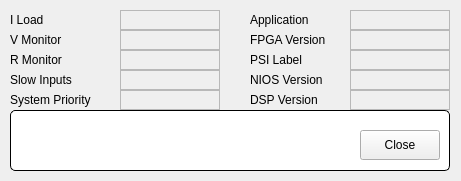
<?xml version="1.0" encoding="UTF-8"?>
<ui version="4.0">
 <class>FormCorrectorsReadings</class>
 <widget class="QMainWindow" name="FormCorrectorsReadings">
  <property name="geometry">
   <rect>
    <x>0</x>
    <y>0</y>
    <width>461</width>
    <height>181</height>
   </rect>
  </property>
  <property name="windowTitle">
   <string>Correctors Readings</string>
  </property>
  <widget class="QWidget" name="centralwidget">
   <widget class="QGroupBox" name="titleGroupBox_2">
    <property name="geometry">
     <rect>
      <x>10</x>
      <y>110</y>
      <width>440</width>
      <height>61</height>
     </rect>
    </property>
    <property name="styleSheet">
     <string notr="true">QGroupBox {
	background-color: rgb(255, 255, 255);
    border: 1px solid black;
    border-radius: 5px;
    margin-top: 0.5em;
}

QGroupBox::title {
    subcontrol-origin: margin;
    left: 10px;
    padding: 0 3px 0 3px;
}</string>
    </property>
    <property name="title">
     <string/>
    </property>
    <widget class="QPushButton" name="btnClose">
     <property name="geometry">
      <rect>
       <x>350</x>
       <y>20</y>
       <width>80</width>
       <height>30</height>
      </rect>
     </property>
     <property name="text">
      <string>Close</string>
     </property>
    </widget>
   </widget>
   <widget class="QELabel" name="lblRmon">
    <property name="geometry">
     <rect>
      <x>120</x>
      <y>50</y>
      <width>100</width>
      <height>20</height>
     </rect>
    </property>
    <property name="frameShape">
     <enum>QFrame::StyledPanel</enum>
    </property>
    <property name="variable" stdset="0">
     <string>$(group):getRmon</string>
    </property>
    <property name="precision">
     <number>0</number>
    </property>
    <property name="forceSign">
     <bool>false</bool>
    </property>
    <property name="radix">
     <number>10</number>
    </property>
    <property name="notation" stdset="0">
     <enum>QE::Fixed</enum>
    </property>
   </widget>
   <widget class="QELabel" name="lblTempCC_5">
    <property name="geometry">
     <rect>
      <x>350</x>
      <y>50</y>
      <width>100</width>
      <height>20</height>
     </rect>
    </property>
    <property name="frameShape">
     <enum>QFrame::StyledPanel</enum>
    </property>
    <property name="variable" stdset="0">
     <string>$(group):getLabel</string>
    </property>
    <property name="precision">
     <number>0</number>
    </property>
    <property name="forceSign">
     <bool>false</bool>
    </property>
    <property name="radix">
     <number>10</number>
    </property>
    <property name="notation" stdset="0">
     <enum>QE::Fixed</enum>
    </property>
   </widget>
   <widget class="QELabel" name="lblVmon">
    <property name="geometry">
     <rect>
      <x>120</x>
      <y>30</y>
      <width>100</width>
      <height>20</height>
     </rect>
    </property>
    <property name="frameShape">
     <enum>QFrame::StyledPanel</enum>
    </property>
    <property name="variable" stdset="0">
     <string>$(group):getVmon</string>
    </property>
    <property name="precision">
     <number>0</number>
    </property>
    <property name="forceSign">
     <bool>false</bool>
    </property>
    <property name="radix">
     <number>10</number>
    </property>
    <property name="notation" stdset="0">
     <enum>QE::Fixed</enum>
    </property>
   </widget>
   <widget class="QLabel" name="label_10">
    <property name="geometry">
     <rect>
      <x>10</x>
      <y>50</y>
      <width>110</width>
      <height>20</height>
     </rect>
    </property>
    <property name="text">
     <string>R Monitor</string>
    </property>
   </widget>
   <widget class="QELabel" name="lblTempCC_3">
    <property name="geometry">
     <rect>
      <x>350</x>
      <y>10</y>
      <width>100</width>
      <height>20</height>
     </rect>
    </property>
    <property name="frameShape">
     <enum>QFrame::StyledPanel</enum>
    </property>
    <property name="variable" stdset="0">
     <string>$(group):getApplication</string>
    </property>
    <property name="precision">
     <number>0</number>
    </property>
    <property name="forceSign">
     <bool>false</bool>
    </property>
    <property name="radix">
     <number>10</number>
    </property>
    <property name="notation" stdset="0">
     <enum>QE::Fixed</enum>
    </property>
   </widget>
   <widget class="QLabel" name="label_13">
    <property name="geometry">
     <rect>
      <x>10</x>
      <y>90</y>
      <width>110</width>
      <height>20</height>
     </rect>
    </property>
    <property name="text">
     <string>System Priority</string>
    </property>
   </widget>
   <widget class="QELabel" name="lblTempCC_6">
    <property name="geometry">
     <rect>
      <x>350</x>
      <y>70</y>
      <width>100</width>
      <height>20</height>
     </rect>
    </property>
    <property name="frameShape">
     <enum>QFrame::StyledPanel</enum>
    </property>
    <property name="variable" stdset="0">
     <string>$(group):getNIOSVersion</string>
    </property>
    <property name="precision">
     <number>3</number>
    </property>
    <property name="useDbPrecision">
     <bool>false</bool>
    </property>
    <property name="forceSign">
     <bool>false</bool>
    </property>
    <property name="format" stdset="0">
     <enum>QE::Floating</enum>
    </property>
    <property name="radix">
     <number>10</number>
    </property>
    <property name="notation" stdset="0">
     <enum>QE::Fixed</enum>
    </property>
   </widget>
   <widget class="QELabel" name="lblTempCC_4">
    <property name="geometry">
     <rect>
      <x>350</x>
      <y>30</y>
      <width>100</width>
      <height>20</height>
     </rect>
    </property>
    <property name="frameShape">
     <enum>QFrame::StyledPanel</enum>
    </property>
    <property name="variable" stdset="0">
     <string>$(group):getFPGAVersion</string>
    </property>
    <property name="precision">
     <number>0</number>
    </property>
    <property name="forceSign">
     <bool>false</bool>
    </property>
    <property name="radix">
     <number>10</number>
    </property>
    <property name="notation" stdset="0">
     <enum>QE::Fixed</enum>
    </property>
   </widget>
   <widget class="QLabel" name="label_8">
    <property name="geometry">
     <rect>
      <x>10</x>
      <y>10</y>
      <width>110</width>
      <height>20</height>
     </rect>
    </property>
    <property name="text">
     <string>I Load</string>
    </property>
   </widget>
   <widget class="QLabel" name="label_4">
    <property name="geometry">
     <rect>
      <x>10</x>
      <y>70</y>
      <width>110</width>
      <height>20</height>
     </rect>
    </property>
    <property name="text">
     <string>Slow Inputs</string>
    </property>
   </widget>
   <widget class="QLabel" name="label_15">
    <property name="geometry">
     <rect>
      <x>250</x>
      <y>30</y>
      <width>100</width>
      <height>20</height>
     </rect>
    </property>
    <property name="text">
     <string>FPGA Version</string>
    </property>
   </widget>
   <widget class="QLabel" name="label_17">
    <property name="geometry">
     <rect>
      <x>250</x>
      <y>70</y>
      <width>100</width>
      <height>20</height>
     </rect>
    </property>
    <property name="text">
     <string>NIOS Version</string>
    </property>
   </widget>
   <widget class="QELabel" name="lblILoad">
    <property name="geometry">
     <rect>
      <x>120</x>
      <y>10</y>
      <width>100</width>
      <height>20</height>
     </rect>
    </property>
    <property name="frameShape">
     <enum>QFrame::StyledPanel</enum>
    </property>
    <property name="variable" stdset="0">
     <string>$(group):getIload</string>
    </property>
    <property name="precision">
     <number>0</number>
    </property>
    <property name="forceSign">
     <bool>false</bool>
    </property>
    <property name="radix">
     <number>10</number>
    </property>
    <property name="notation" stdset="0">
     <enum>QE::Fixed</enum>
    </property>
   </widget>
   <widget class="QLabel" name="label_16">
    <property name="geometry">
     <rect>
      <x>250</x>
      <y>50</y>
      <width>100</width>
      <height>20</height>
     </rect>
    </property>
    <property name="text">
     <string>PSI Label</string>
    </property>
   </widget>
   <widget class="QLabel" name="label_9">
    <property name="geometry">
     <rect>
      <x>10</x>
      <y>30</y>
      <width>110</width>
      <height>20</height>
     </rect>
    </property>
    <property name="text">
     <string>V Monitor</string>
    </property>
   </widget>
   <widget class="QELabel" name="lblSlowIn">
    <property name="geometry">
     <rect>
      <x>120</x>
      <y>70</y>
      <width>100</width>
      <height>20</height>
     </rect>
    </property>
    <property name="frameShape">
     <enum>QFrame::StyledPanel</enum>
    </property>
    <property name="variable" stdset="0">
     <string>$(group):getSlowInputs</string>
    </property>
    <property name="precision">
     <number>0</number>
    </property>
    <property name="forceSign">
     <bool>false</bool>
    </property>
    <property name="radix">
     <number>16</number>
    </property>
    <property name="notation" stdset="0">
     <enum>QE::Fixed</enum>
    </property>
   </widget>
   <widget class="QLabel" name="label_14">
    <property name="geometry">
     <rect>
      <x>250</x>
      <y>10</y>
      <width>100</width>
      <height>20</height>
     </rect>
    </property>
    <property name="text">
     <string>Application</string>
    </property>
   </widget>
   <widget class="QELabel" name="lblTempCC_2">
    <property name="geometry">
     <rect>
      <x>120</x>
      <y>90</y>
      <width>100</width>
      <height>20</height>
     </rect>
    </property>
    <property name="frameShape">
     <enum>QFrame::StyledPanel</enum>
    </property>
    <property name="variable" stdset="0">
     <string>$(group):getPriority</string>
    </property>
    <property name="precision">
     <number>0</number>
    </property>
    <property name="forceSign">
     <bool>false</bool>
    </property>
    <property name="radix">
     <number>10</number>
    </property>
    <property name="notation" stdset="0">
     <enum>QE::Fixed</enum>
    </property>
   </widget>
   <widget class="QELabel" name="lblTempCC_7">
    <property name="geometry">
     <rect>
      <x>350</x>
      <y>90</y>
      <width>100</width>
      <height>20</height>
     </rect>
    </property>
    <property name="frameShape">
     <enum>QFrame::StyledPanel</enum>
    </property>
    <property name="variable" stdset="0">
     <string>$(group):getDSPVersion</string>
    </property>
    <property name="precision">
     <number>3</number>
    </property>
    <property name="useDbPrecision">
     <bool>false</bool>
    </property>
    <property name="forceSign">
     <bool>false</bool>
    </property>
    <property name="format" stdset="0">
     <enum>QE::Floating</enum>
    </property>
    <property name="radix">
     <number>10</number>
    </property>
    <property name="notation" stdset="0">
     <enum>QE::Fixed</enum>
    </property>
   </widget>
   <widget class="QLabel" name="label_18">
    <property name="geometry">
     <rect>
      <x>250</x>
      <y>90</y>
      <width>100</width>
      <height>20</height>
     </rect>
    </property>
    <property name="text">
     <string>DSP Version</string>
    </property>
   </widget>
  </widget>
 </widget>
 <customwidgets>
  <customwidget>
   <class>QELabel</class>
   <extends>QLabel</extends>
   <header>QELabel.h</header>
  </customwidget>
 </customwidgets>
 <resources/>
 <connections/>
</ui>
